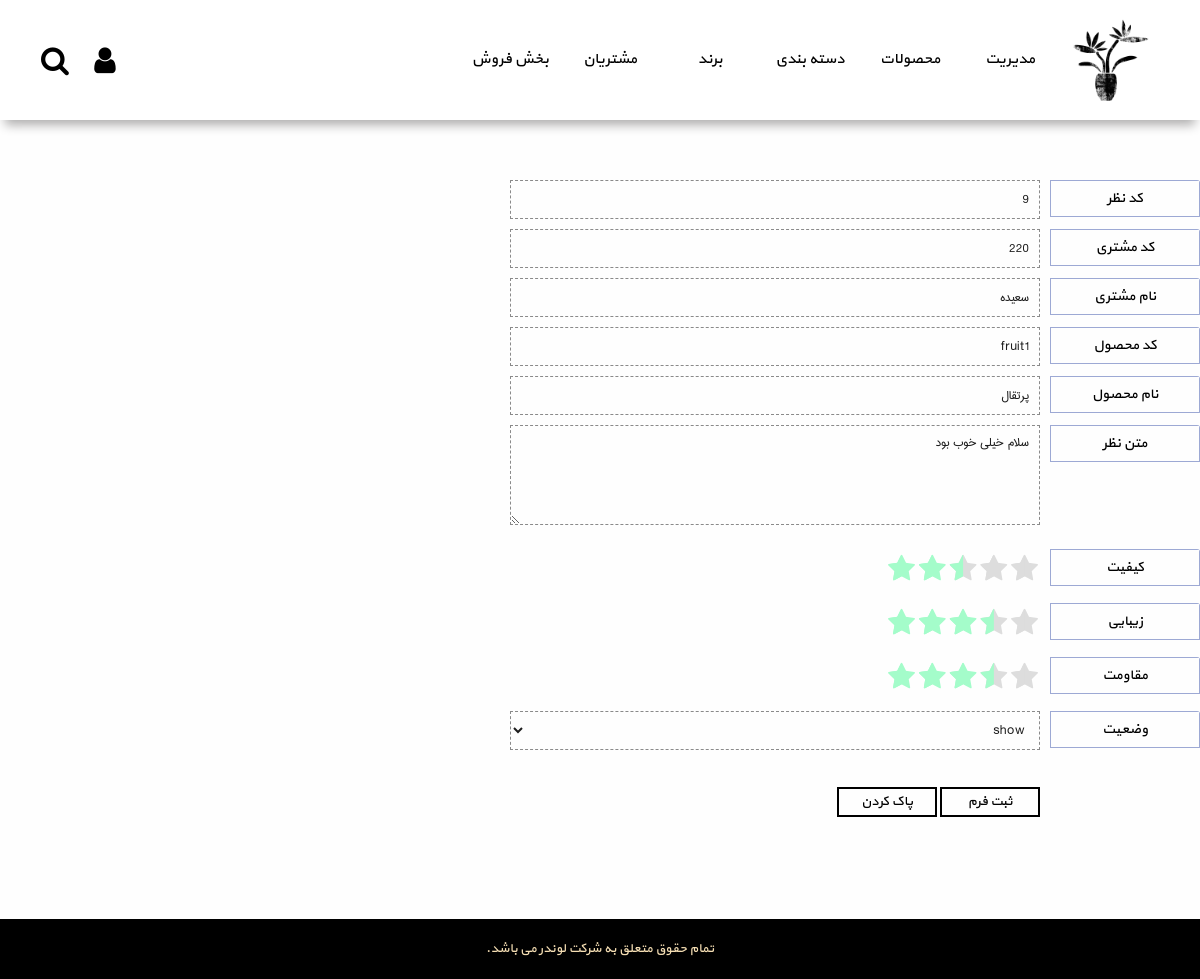
The page /admin/product_comment_edit.php?edit-field=9 (signed in) on the database its author committed.
### tables this page shows
CREATE TABLE IF NOT EXISTS `pcomments` (
  `comment_id` int(11) NOT NULL,
  `comment_product_id` varchar(11) NOT NULL,
  `comment_customer_id` int(11) NOT NULL,
  `comment_customer_name` varchar(50) NOT NULL,
  `comment_desc` varchar(1000) NOT NULL,
  `comment_rating1` decimal(2,1) DEFAULT NULL,
  `comment_rating2` decimal(2,1) DEFAULT NULL,
  `comment_rating3` decimal(2,1) DEFAULT NULL,
  `comment_state` varchar(4) NOT NULL DEFAULT 'hide'
);

CREATE TABLE IF NOT EXISTS `products` (
  `product_id` varchar(20) NOT NULL,
  `cat_id` varchar(20) NOT NULL,
  `brand_id` varchar(20) NOT NULL,
  `product_name` varchar(50) NOT NULL,
  `product_title` varchar(50) NOT NULL,
  `product_width` varchar(15) DEFAULT NULL,
  `product_height` varchar(15) DEFAULT NULL,
  `product_depth` varchar(15) DEFAULT NULL,
  `product_weight` varchar(6) DEFAULT NULL,
  `product_color` varchar(15) DEFAULT NULL,
  `product_capacity` varchar(15) DEFAULT NULL,
  `product_size` varchar(11) DEFAULT NULL,
  `product_qty` int(10) DEFAULT NULL,
  `product_price` varchar(9) NOT NULL,
  `product_warranty` varchar(50) DEFAULT NULL,
  `product_exist` tinyint(1) NOT NULL,
  `product_date` varchar(10) DEFAULT NULL,
  `product_desc` varchar(20000) DEFAULT NULL,
  `product_extra` varchar(50) DEFAULT NULL,
  `product_pic` varchar(50) NOT NULL DEFAULT 'default_product.png',
  `product_rate` decimal(2,1) DEFAULT NULL
);

### admin/product_comment_edit.php (the view, shortened to what this page needs)
<!doctype html>
<?php
require_once('../include/connect.php');
$comment_customer_name_err = "";
$comment_rating1_err = "";
$comment_rating2_err = "";
$comment_rating3_err = "";
$comment_state_err = "";
$comment_desc_err = "";
try {
    if ($_SERVER["REQUEST_METHOD"] == "GET" && isset($_GET['edit-field'])) {
        $comment_id = $_GET['edit-field'];
        $stmt = $con->query("SELECT pcomments.*,products.product_title,products.product_rate FROM pcomments INNER JOIN products ON pcomments.comment_product_id=products.product_id WHERE pcomments.comment_id='$comment_id'");
        $row = $stmt->fetchObject();
        $rating1 = ceil(($row->comment_rating1) * 2) / 2;
        $rating3 = ceil(($row->comment_rating3) * 2) / 2;
    }
} catch (PDOException $e) {
    echo "Error: " . $e->getMessage();
}
?>
<html lang="fa" xmlns="http://www.w3.org/1999/html">
<head>
</head>
<body>
<?php require_once("header.php"); ?>
<div class="container">
    <form id="form" method="post"
          action="<?php echo htmlspecialchars($_SERVER["PHP_SELF"] . '?' . $_SERVER['QUERY_STRING']) ?>"
          enctype="multipart/form-data">
        <div>
            <div>کد نظر</div>
            <div><input type="text" name="comment_id" id="comment_id"
                        value="<?php echo $row->comment_id; ?>" readonly/></div>
        </div>
        <div>
            <div>کد مشتری</div>
            <div><input type="text" name="comment_customer_id" id="comment_customer_id"
                        value="<?php echo $row->comment_customer_id; ?>" readonly/></div>
        </div>
        <div>
            <div>نام مشتری</div>
            <div><input type="text" name="comment_customer_name" id="comment_customer_name"
                        value="<?php echo $row->comment_customer_name; ?>"/>
            </div>
            <div id="comment_customer_name_err"><?php echo $comment_customer_name_err; ?></div>
        </div>
        <div>
            <div>کد محصول</div>
            <div><input type="text" name="comment_product_id" id="comment_product_id"
                        value="<?php echo $row->comment_product_id; ?>" readonly/>
            </div>
        </div>
        <div>
            <div>نام محصول</div>
            <div><input type="text" name="product_name" id="product_name"
                        value="<?php echo $row->product_title; ?>" readonly/></div>
        </div>
        <div>
            <div>متن نظر</div>
            <div><textarea name="comment_desc" id="comment_desc" value=""><?php echo $row->comment_desc; ?></textarea>
            </div>
            <div id="comment_desc"><?php echo $comment_desc_err; ?></div>
        </div>
        <div>
            <div class="float-right">کیفیت</div>
            <div class="rating">
                       value="5" <?php if ($rating1 == 5) echo 'checked' ?>/><label class="full"
                                                                                    for="r1-star5"
                                                                                    title="عالی"></label>
                       value="4" <?php if ($rating1 == 3) echo 'checked' ?>/><label class="full"
                                                                                    for="r1-star4"
                                                                                    title="خوب"></label>
                       value="3" <?php if ($rating1 == 3) echo 'checked' ?>/><label class="full"
                                                                                    for="r1-star3"
                                                                                    title="معمولی"></label>
                       value="2" <?php if ($rating1 == 2) echo 'checked' ?>/><label class="full"
                                                                                    for="r1-star2"
                                                                                    title="کمی بد"></label>
                       value="1" <?php if ($rating1 == 1) echo 'checked' ?>/><label class="full"
                                                                                    for="r1-star1"
                                                                                    title="خیلی بد"></label>
            </div>
            <div id="comment_desc"><?php echo $comment_rating1_err; ?></div>
        </div>
        <div>
            <div class="float-right">زیبایی</div>
            <div class="rating">
                <input type="radio" id="r2-star5" name="rating2" value="5" <?php if ($rating3 == 5) echo 'checked'; ?>/><label
                    class="full"
                    for="r2-star5"
                    title="عالی"></label>
                <input type="radio" id="r2-star4" name="rating2" value="4" <?php if ($rating3 == 4) echo 'checked'; ?>/><label
                    class="full"
                    for="r2-star4"
                    title="خوب"></label>
                <input type="radio" id="r2-star3" name="rating2" value="3" <?php if ($rating3 == 3) echo 'checked'; ?>/><label
                    class="full"
                    for="r2-star3"
                    title="معمولی"></label>
                <input type="radio" id="r2-star2" name="rating2" value="2" <?php if ($rating3 == 2) echo 'checked'; ?>/><label
                    class="full"
                    for="r2-star2"
                    title="کمی بد"></label>
                <input type="radio" id="r2-star1" name="rating2" value="1" <?php if ($rating3 == 1) echo 'checked'; ?>/><label
                    class="full"
                    for="r2-star1"
                    title="خیلی بد"></label>
            </div>
            <div id="comment_desc"><?php echo $comment_rating2_err; ?></div>
        </div>
        <div>
            <div class="float-right">مقاومت</div>
            <div class="rating">
                <input type="radio" id="r3-star5" name="rating3" value="5" <?php if ($rating3 == 5) echo 'checked'; ?>/><label
                    class="full" for="r3-star5"
                    title="عالی"></label>
                <input type="radio" id="r3-star4" name="rating3" value="4" <?php if ($rating3 == 4) echo 'checked'; ?>/><label
                    class="full"
                    for="r3-star4"
                    title="خوب"></label>
                <input type="radio" id="r3-star3" name="rating3" value="3" <?php if ($rating3 == 3) echo 'checked'; ?>/><label
                    class="full"
                    for="r3-star3"
                    title="معمولی"></label>
                <input type="radio" id="r3-star2" name="rating3" value="2" <?php if ($rating3 == 2) echo 'checked'; ?>/><label
                    class="ful"
                    for="r3-star2"
                    title="کمی بد"></label>
                <input type="radio" id="r3-star1" name="rating3" value="1" <?php if ($rating3 == 1) echo 'checked'; ?>/><label
                    class="full"
                    for="r3-star1"
                    title="خیلی بد"></label>
            </div>
            <div id="comment_desc"><?php echo $comment_rating3_err; ?></div>
        </div>
        <div>
            <div>وضعیت</div>
            <div><select name="comment_state" id="comment_state">
                    <option value="show" <?php if ($row->comment_state == 'show') echo 'selected' ?> >show</option>
                </select>
            </div>
            <div id="comment_state_err"><?php echo $comment_state_err; ?></div>
        </div>
        <br/>
        <div>
            <div></div>
            <div>
                <input type="submit" id="update-submit" name="update-submit" value="ثبت فرم"/>
                <input type="reset" value="پاک کردن"/>
            </div>
            <div></div>
        </div>
    </form>
</div>
<?php require_once('footer.php'); ?>
</body>
</html>

### template/template1/css/admin_main.css (style rules this page uses)
* { margin: 0; padding: 0; font-family: 'yekan'; color: rgba(12, 19, 42, 0.71); }
html { direction: rtl; }
body { background-color: #fefefe; }
.container { width: 1200px; margin: 50px auto 60px auto; overflow: auto; }
.rating { border: none; float: right; margin-left: 50px; }
.rating > label:before { margin: 2px; font-size: 1.8em; font-family: FontAwesome; display: inline-block; content: "\f005"; }
.rating > label { color: #ddd; float: right; direction: ltr; }
.rating > input:checked ~ label, .rating:not(:checked) > label:hover, .rating:not(:checked) > label:hover ~ label { color: #A4FCCA; }

### template/template1/css/form.css (style rules this page uses)
form > div { border-radius: 3px; }
form input[type=text], form input[type=password], textarea, select { border: 1px dashed #8a8a8a; min-width: 100%; min-height: 39px; background: none; font-size: 15px; padding: 5px 10px; box-sizing: border-box; font-family: iran_sans; color: #1d1d1d; }
form textarea { min-height: 100px; max-width: 700px; }
select { padding-right: 10px; padding-left: 0; }
select > option { padding: 0 10px; }
input[type=submit], input[type=reset] { box-sizing: border-box; cursor: pointer; border: 2px solid black; transition: all 0.4s ease; width: 100px; height: 30px; background: none; color: black; }
#form { width: 900px; float: right; }
#form > div { width: 900px; min-height: 35px; margin-top: 10px; overflow: hidden; }
#form > div > div { float: right; min-height: 35px; line-height: 35px; text-align: center; box-shadow: 0px 0px 0px 1px #bbb inset; background: transparent; }
#form > div:last-child > div { background-color: transparent; }
#form > div > div:nth-child(1) { width: 150px; background-color: rgb(170, 170, 170); box-sizing: border-box; cursor: pointer; border: 1px solid #9da9d4; transition: all 0.4s ease; background: none; color: black; box-shadow: none; font-size: 14px; }
#form > div > div:nth-child(2) { width: 530px; margin: 0 10px; text-align: right; box-shadow: none; }
#form > div > div:nth-child(3) { width: 200px; color: rgba(209, 22, 94, 0.92); box-shadow: none; }
#form > div:last-child > div { box-shadow: none; }
#form > div:last-child > div:first-child { background: transparent; margin-bottom: 40px; border: none; }

### rows shown on the page
pcomments: comment_id "9", comment_customer_id "220", comment_customer_name "سعیده", comment_product_id "fruit1", product_name "پرتقال", comment_desc "سلام خیلی خوب بود", comment_state "show"
